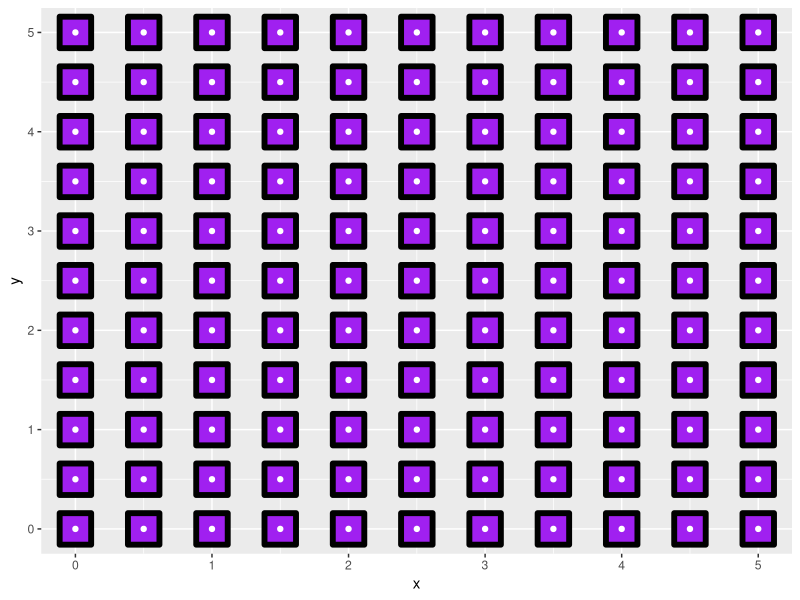
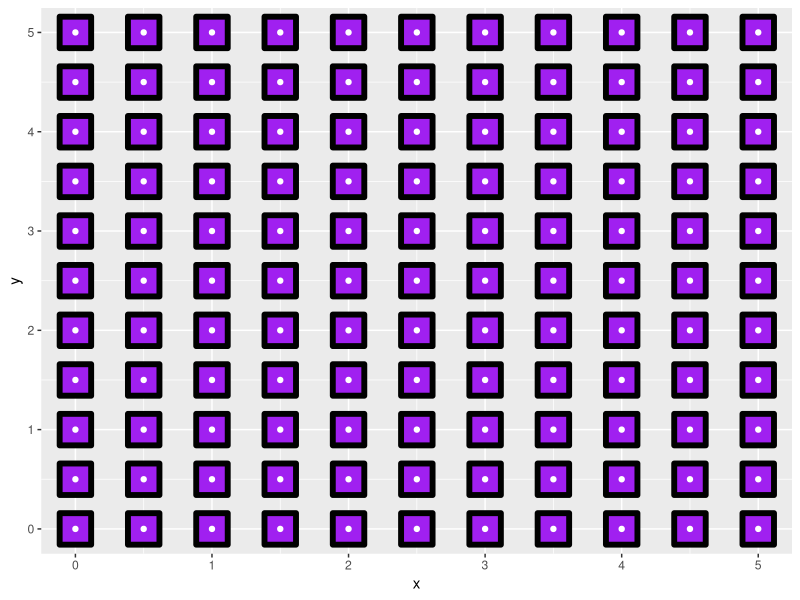
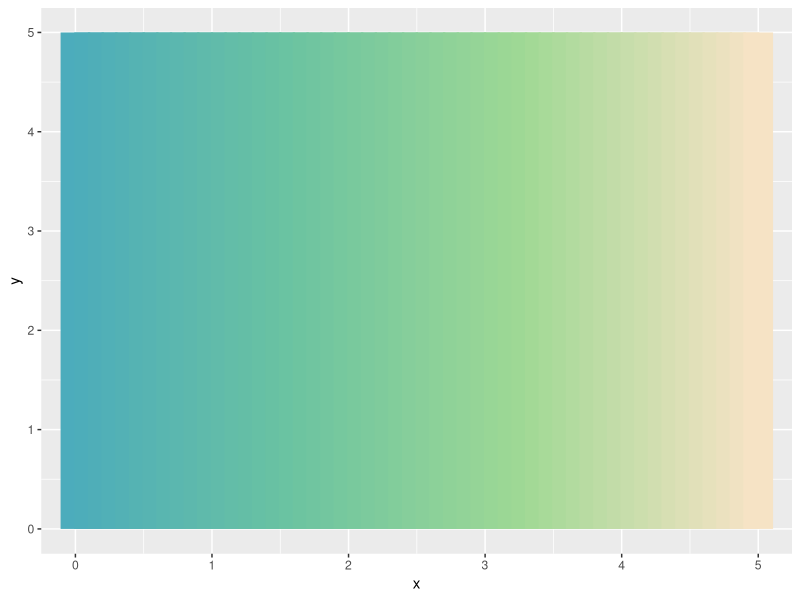
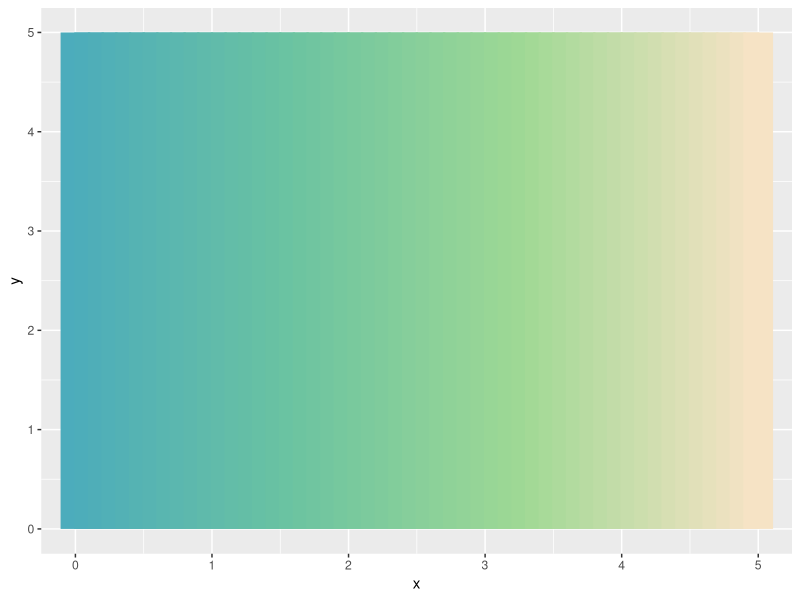
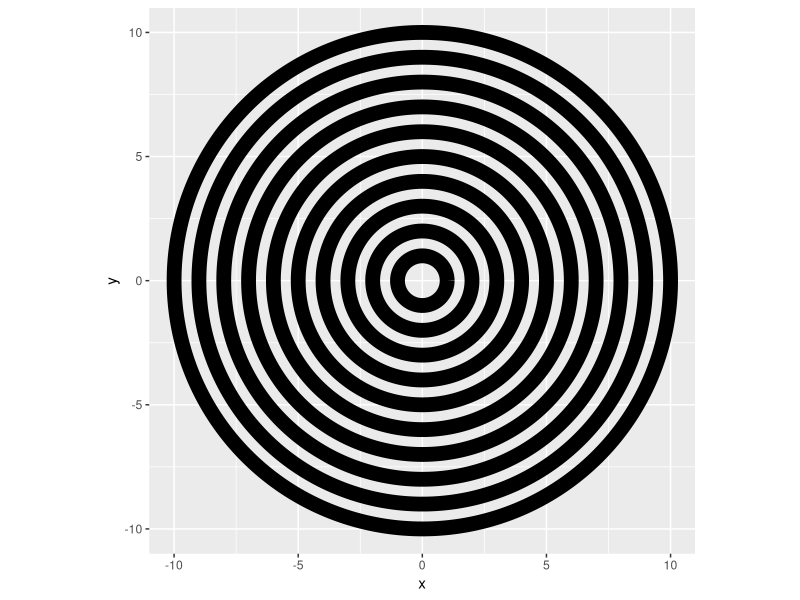
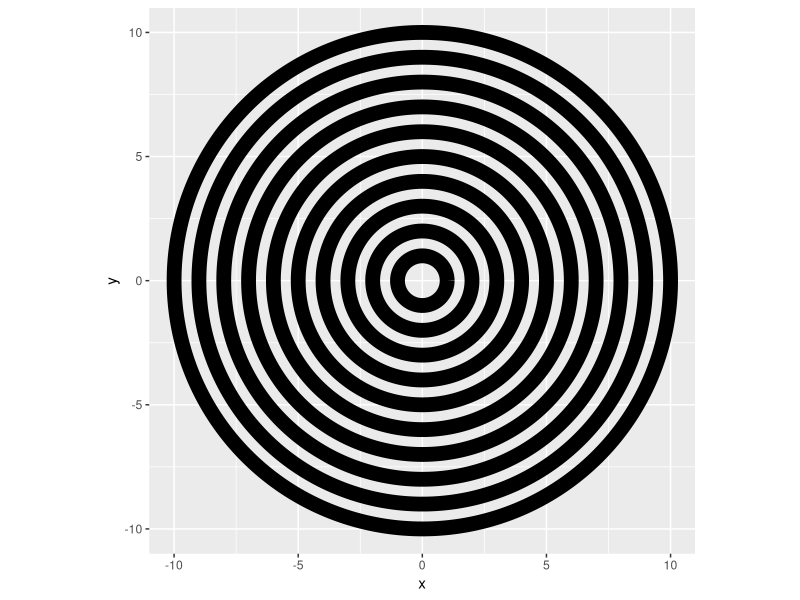
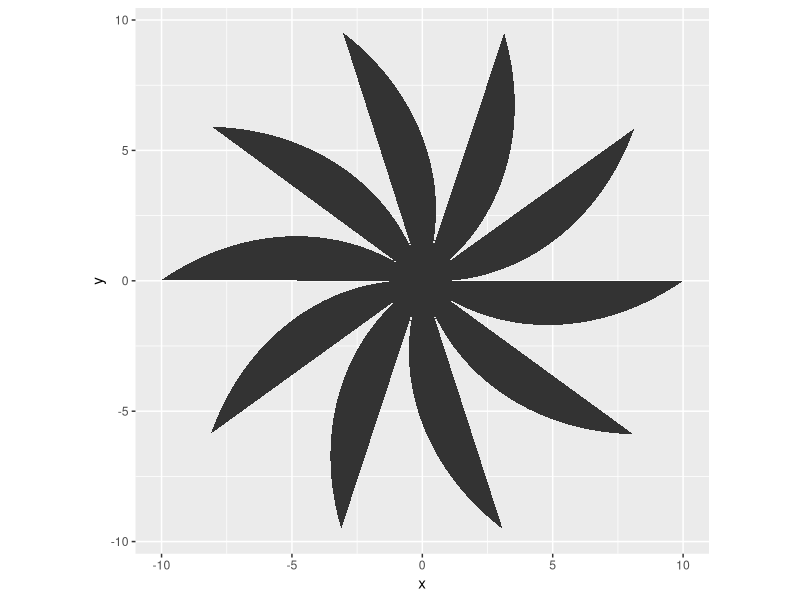
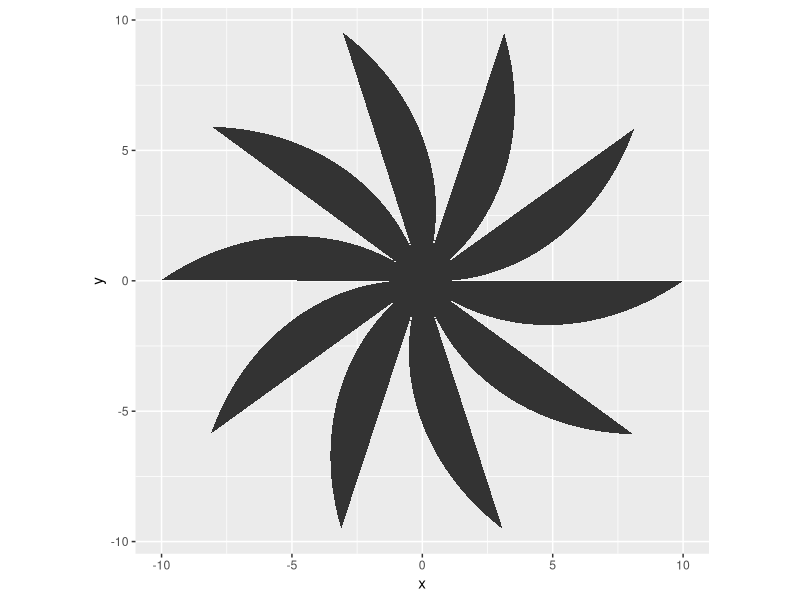

The R script that drew these images, in order:
## ---- chunk 1

# Library Load-in===
library(ggplot2)

#Generate a grid===
points <- data.frame(x = seq(0,5, by = .5),
                     y = seq(0,5, by = .5))

grid_points <- expand.grid(points)

#Create the ggplot===
grid_points |>
  ggplot(aes(x,y))+
  geom_point(shape = 22, 
             color = "black", 
             fill = "purple",
             size = 10, 
             stroke = 3)+
  geom_point(color = "white")

## ---- chunk 2

grid_points |>
  ggplot(aes(x,y))+
  geom_point(shape = 22, 
             color = "black", 
             fill = "purple",
             size = 10, 
             stroke = 3)+
  geom_point(color = "white")

## ---- chunk 3

# Library Load-in===
library(ggplot2)

#Calculate data for lines===
vert_lines <- data.frame(x = seq(0,5, by = .1),
                         xend = seq(0,5, by = .1),
                         y = 0,
                         yend = 5)

pretty_colors <- c("#4CACBC", "#6CC4A1", "#A0D995", "#F6E3C5")

pretty_pal <- colorRampPalette(pretty_colors)(nrow(vert_lines))

#Create the ggplot===
vert_lines |>
  ggplot(aes(x,y, xend = xend, yend = yend))+
  geom_segment(color = pretty_pal, size = 10)

## ---- chunk 4

vert_lines |>
  ggplot(aes(x,y, xend = xend, yend = yend))+
  geom_segment(color = pretty_pal, size = 10)
## ---- chunk 5
#Library Load-in===
library(ggplot2)
library(dplyr)
library(purrr)

#Generate angles===
angles <- seq(0,2*pi, length.out = 1000)

#Make a starter circle===
circle <- data.frame(x = cos(angles),
                     y = sin(angles))

#Set how many circles/iterations we want
iterations <- 1:10

#Make the final data set===
spirals <- map_df(iterations, ~circle %>%
                                 mutate(x = x*.x,
                                        y = y*.x,
                                        group = .x))

#Create the ggplot===
spirals |>
  ggplot(aes(x,y, group = group))+
  geom_path(size = 5)+
  coord_equal()

## ---- chunk 6
spirals |>
  ggplot(aes(x,y, group = group))+
  geom_path(size = 5)+
  coord_equal()
## ---- chunk 7

# Library Load-in===
library(ggplot2)

#Angle generation===
angle <- seq(0, 2*pi, length.out = 1000)

#Petal Length===
petal_length <- seq(1,10, length.out = 100)

#Dataframe for ggplot===
flower <- data.frame(x = cos(angle)*petal_length,
                     y = sin(angle)*petal_length)

#Create the ggplot===
flower |>
  ggplot(aes(x,y))+
  geom_polygon()+
  coord_equal()


## ---- chunk 8

flower |>
  ggplot(aes(x,y))+
  geom_polygon()+
  coord_equal()

## ---- chunk 9

# "01_patterns_ex.R" in the example_scripts folder#

#Library Load-in#
library(ggplot2) #For making the piece w/ ggplot
library(dplyr) #For data wrangling
library(tibble) #To work with tibbles

#Setting the axes limits for X and Y#
axis_min <- 0
axis_max <- 10

#Creating a "base" data frame to feed into ggplot#
base_data <- tibble(x = axis_min:axis_max,
                    y = x)

#Plotting the "blank" canvas#
base_data |>
  ggplot(aes(x,y))

## ---- chunk 10

base_data |>
  ggplot(aes(x,y))

## ---- chunk 11

base_data |>
  ggplot(aes(x,y))

## ---- chunk 12

#Looking at the base_data frame points on the canvas#

base_data |>
  ggplot(aes(x,y))+
  geom_point()

## ---- chunk 13

base_data |>
  ggplot(aes(x,y))+
  geom_point()

## ---- chunk 14

#1) Make a grid of points#

#Creates all combos of #s in the frame#
grid_points <- expand.grid(base_data) 

#View the new dataset on the canvas#
grid_points |>
  ggplot(aes(x,y))+
  geom_point()

## ---- chunk 15

grid_points |>
  ggplot(aes(x,y))+
  geom_point()

## ---- chunk 16

#2) Add spacing variations#

#Make a new "polka dot" set without the "dropped" values#
polka_dots <- grid_points |>
  mutate(x = case_when(y %% 2 == 0 & x %% 2 > 0 ~ NA_integer_,
                       TRUE ~ x),
         y = case_when(x %% 2 == 0 & y %% 2 > 0 ~ NA_integer_,
                       TRUE ~ y)) |>
  filter(if_all(everything(), ~!is.na(.))) #Removes all rows with an NA#

#View the new dataset on the canvas#
polka_dots |>
  ggplot(aes(x,y))+
  geom_point()

## ---- chunk 17

polka_dots |>
  ggplot(aes(x,y))+
  geom_point()

## ---- chunk 18

#3) Add final aesthetic options to make it pretty

#Setting options for the image#
dot_size <- 10
dot_color <- "#ffffff" #"white" works too
background_color <- "#598C4C"

#Plotting the final image - while feeding in the options#
polka_dots |>
  ggplot(aes(x,y))+
  theme_void()+ #Removes axes, labels, etc.
  geom_point(size = dot_size, 
             color = dot_color)+
  theme(plot.background = element_rect(fill = background_color))

## ---- chunk 19

polka_dots |>
  ggplot(aes(x,y))+
  theme_void()+ #Removes axes, labels, etc.
  geom_point(size = dot_size, 
             color = dot_color)+
  theme(plot.background = element_rect(fill = background_color))

## ---- chunk 20

# "02_patterns_ex.R" in the example_scripts folder#

#Library Load-in#
#library(ggplot2) #For making the piece w/ ggplot
#library(dplyr) #For data wrangling
#library(tibble) #To work with tibbles
library(purrr) #For iteration work

#Setting the axes limits for X and Y#
axis_min <- 0
axis_max <- 10

#Creating a "base" data frame#
base_data <- tibble(x = axis_min:axis_max,
                    y = axis_min)

#Plotting the base_data canvas#
base_data |>
  ggplot(aes(x,y))+
  geom_point()+
  geom_path()

## ---- chunk 21

base_data |>
  ggplot(aes(x,y))+
  geom_point()+
  geom_path()

## ---- chunk 22

base_data |>
  ggplot(aes(x,y))+
  geom_point()+
  geom_path()

## ---- chunk 23

#1) "Bump" up every other point#

#Creating a vector of "bumps"#
bumps <- rep_along(1:nrow(base_data), c(0,1))

#Mutating the base_data frame to add the "bumps"#
zigs <- base_data |>
          mutate(y = y + bumps)

#Viewing the zigs frame#
zigs |>
  ggplot(aes(x,y))+
  geom_path()

## ---- chunk 24

zigs |>
  ggplot(aes(x,y))+
  geom_path()

## ---- chunk 25

#2) Copy and Paste the same line up the plot#

#Setting up the number of iterations and "shifts" up the plot#
n <- 1:6

#Creating a new dataframe with "copied and shifted" lines#
#n value is added to each y value 6 times#
zigzags <- map_df(n, ~ zigs |>
                        mutate(y = y + .x)) 

#Viewing the zigzags frame#
zigzags |>
  ggplot(aes(x,y))+
  geom_path()

## ---- chunk 26

zigzags |>
  ggplot(aes(x,y))+
  geom_path()

## ---- chunk 27

#2) Copy and Paste the same line up the plot#

#Setting up the number of iterations and "shifts" up the plot#
n <- 1:6

#Creating a new dataframe with "copied and shifted" lines#
#n value is added to each y value 6 times#
#group value create a string to keep each "line" together#
zigzags <- map_df(n, ~ zigs |>
                        mutate(y = y + .x,
                               group = paste0("line",.x))) 

#Viewing the zigzags frame#
zigzags |>
  ggplot(aes(x,y, group = group))+
  geom_path()

## ---- chunk 28

zigzags |>
  ggplot(aes(x,y, group = group))+
  geom_path()

## ---- chunk 29

#3) Add final aesthetic options to make it pretty

#Setting options for the image#
line_size <- 10
line_colors <- c("#c89658", "#b6886f", "#8867ab", 
                 "#bbaa5f", "#9fab7c", "#5aabc4")
background_color <- "#E3A934"

#Re-do the iterations - map colors into the dataset - it's easier#
zigzag_colored <- map2_df(n, line_colors, ~ zigs |>
                                             mutate(y = y + .x,
                                                    group = paste0("line",.x),
                                                    color = .y)) 

#Plotting the final image - while feeding in the options#
zigzag_colored |>
  ggplot(aes(x,y, group = group))+
  theme_void()+ #Removes axes, labels, etc.
  geom_path(size = line_size, 
            lineend = "square",
            linejoin = "mitre",
            color = zigzag_colored$color)+
  theme(plot.background = element_rect(fill = background_color))

## ---- chunk 30

zigzag_colored |>
  ggplot(aes(x,y, group = group))+
  theme_void()+ #Removes axes, labels, etc.
  geom_path(size = line_size, 
            lineend = "square",
            linejoin = "mitre",
            color = zigzag_colored$color)+
  theme(plot.background = element_rect(fill = background_color))

## ---- chunk 31

# "03_patterns_ex.R" in the example_scripts folder#

#Library Load-in#
#library(ggplot2) #For making the piece w/ ggplot
#library(dplyr) #For data wrangling
#library(tibble) #To work with tibbles
#library(purrr) #For iteration work

#1) Calculate data for a circle from scratch#

#Make a vector with angles for the circle#
angles <- seq(0, 2*pi, length.out = 100)

#Make the full circle with "converted" equations# 
circle <- tibble(x = cos(angles),
                 y = sin(angles))

#View the base_circle plot#
circle |>
  ggplot(aes(x,y))+
  geom_path()+
  coord_equal()

## ---- chunk 32

circle |>
  ggplot(aes(x,y))+
  geom_path()+
  coord_equal()

## ---- chunk 33

circle |>
  ggplot(aes(x,y))+
  geom_polygon()+
  coord_equal()

## ---- chunk 34

#2) Iterate the circle to copy and shift in a row#

#Number of circles we want in total#
n = 20

#Setting up the spectrum of colors we want to use#
rainbow_pal <-  c("#af3918", "#a21152", "#822b75", 
                  "#612884","#154baf","#0b82b9", 
                  "#277e9d", "#488e35","#e3a934","#b2336a")

#Expanding this spectrum to match the number of circles we want#
final_pal <- colorRampPalette(rainbow_pal)(n)

#Creating a data frame with circles, colors, and group variables#
circle_row <- map2_df(1:n,final_pal, ~circle |>
                       mutate(x = x + .x,
                              color = .y,
                              group = paste0("group",.x)))

#View the data as-is#
circle_row |>
  ggplot(aes(x,y, group = group))+
  geom_polygon()

## ---- chunk 35

circle_row |>
  ggplot(aes(x,y, group = group))+
  geom_polygon()

## ---- chunk 36

#3) Add final aesthetic options to make it pretty

#Setting options for the image#
line_style <- 2
line_color <- "#ffffff"
background_color <- "#000000"

#Plotting the final image while feeding in options#
#Fill variable gets the colors from the dataset#
circle_row |>
  ggplot(aes(x,y, group = group))+
  theme_void()+
  geom_polygon(fill = circle_row$color, 
               color = line_color, 
               linetype = line_style)+
  theme(plot.background = element_rect(fill = background_color))

## ---- chunk 37

circle_row |>
  ggplot(aes(x,y, group = group))+
  theme_void()+
  geom_polygon(fill = circle_row$color, color = line_color, linetype = line_style)+
  theme(plot.background = element_rect(fill = background_color))

## ---- chunk 38

#3) Add final aesthetic options to make it pretty#

#Setting options for the image#
line_style <- 2
line_color <- "#ffffff"
background_color <- "#000000"

#Plotting the final image while feeding in options#
#Fill variable gets the colors from the dataset#
circle_row |>
  ggplot(aes(x,y, group = group))+
  theme_void()+
  geom_polygon(fill = circle_row$color, color = line_color, linetype = line_style)+
  theme(plot.background = element_rect(fill = background_color))+
  coord_polar() #warps the circles into a "wheel"

